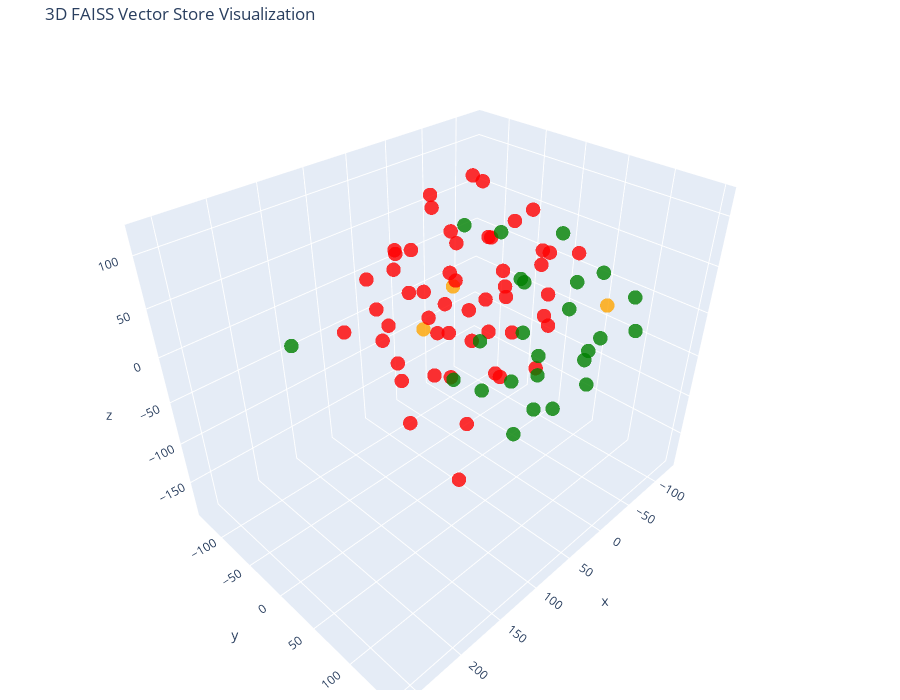

The notebook cell saved with this chart:
### Code cell
# Let's try 3D!

tsne = TSNE(n_components=3, random_state=42)
reduced_vectors = tsne.fit_transform(vectors)

# Create the 3D scatter plot
fig = go.Figure(data=[go.Scatter3d(
    x=reduced_vectors[:, 0],
    y=reduced_vectors[:, 1],
    z=reduced_vectors[:, 2],
    mode='markers',
    marker=dict(size=5, color=colors, opacity=0.8),
    text=[f"Type: {t}<br>Text: {d[:100]}..." for t, d in zip(doc_types, documents)],
    hoverinfo='text'
)])

fig.update_layout(
    title='3D FAISS Vector Store Visualization',
    scene=dict(xaxis_title='x', yaxis_title='y', zaxis_title='z'),
    width=900,
    height=700,
    margin=dict(r=20, b=10, l=10, t=40)
)

fig.show()

### Figure 1 — Plotly figure (JSON) as saved in the notebook; plotly's stock layout.template omitted (floating-point values rounded to 4 significant figures)
{"data": [{"hoverinfo": "text", "marker": {"color": ["orange", "orange", "orange", "red", "red", "red", "red", "red", "red", "red", "red", "red", "red", "red", "red", "red", "red", "red", "red", "red", "red", "red", "red", "red", "red", "red", "red", "red", "red", "red", "red", "red", "red", "red", "red", "red", "red", "red", "red", "red", "red", "red", "red", "red", "red", "red", "red", "red", "red", "red", "red", "red", "red", "red", "red", "green", "green", "green", "green", "green", "green", "green", "green", "green", "green", "green", "green", "green", "green", "green", "green", "green", "green", "green", "green", "green", "green", "green", "green", "green"], "opacity": 0.8, "size": 5}, "mode": "markers", "text": ["Type: company<br>Text: # About Insurellm\n\nInsurellm was founded by Avery Lancaster in 2015 as an insurance tech startup des...", "Type: company<br>Text: # Careers at Insurellm\n\nInsurellm is hiring! We are looking for talented software engineers, data sc...", "Type: company<br>Text: # Overview of Insurellm\n\nInsurellm is an innovative insurance tech firm with 200 employees across th...", "Type: contracts<br>Text: # Contract with Apex Reinsurance for Rellm: AI-Powered Enterprise Reinsurance Solution\n\n## Terms\n\n1....", "Type: contracts<br>Text: ## Renewal\n\n1. **Automatic Renewal**: This Agreement will automatically renew for successive one-yea...", "Type: contracts<br>Text: 2. **Seamless Integrations**: The architecture of Rellm allows for easy integration with existing sy...", "Type: contracts<br>Text: 1. **Technical Support**: Provider shall offer dedicated technical support to the Client via phone, ...", "Type: contracts<br>Text: **Insurellm, Inc.**  \n_____________________________  \nAuthorized Signature   \nDate: ________________...", "Type: contracts<br>Text: # Contract with Belvedere Insurance for Markellm\n\n## Terms\nThis Contract (\"Agreement\") is made and e...", "Type: contracts<br>Text: ## Renewal\n1. **Renewal Terms**: This Agreement may be renewed for additional one-year terms upon mu...", "Type: contracts<br>Text: ## Features\n1. **AI-Powered Matching**: Belvedere Insurance will benefit from Markellm's AI-powered ...", "Type: contracts<br>Text: ## Support\n1. **Technical Support**: Technical support will be available from 9 AM to 7 PM EST, Mond...", "Type: contracts<br>Text: **Belvedere Insurance**  \nSignature: ______________________  \nName: [Authorized Signatory]  \nTitle: ...", "Type: contracts<br>Text: # Contract with BrightWay Solutions for Markellm\n\n**Contract Date:** October 5, 2023  \n**Contract ID...", "Type: contracts<br>Text: 3. **Service Level Agreement (SLA):**  \n   Insurellm commits to a 99.9% uptime for the platform with...", "Type: contracts<br>Text: 2. **Real-Time Quote Availability:**  \n   Consumers sourced via BrightWay Solutions will receive rea...", "Type: contracts<br>Text: 3. **Training and Onboarding:**  \n   Insurellm agrees to provide one free training session on how to...", "Type: contracts<br>Text: # Contract with EverGuard Insurance for Rellm: AI-Powered Enterprise Reinsurance Solution\n\n**Contrac...", "Type: contracts<br>Text: 4. **Usage Rights**: EverGuard Insurance is granted a non-exclusive, non-transferable license to acc...", "Type: contracts<br>Text: 1. **Core Functionality**: Rellm provides EverGuard Insurance with advanced AI-driven analytics, sea...", "Type: contracts<br>Text: 1. **Customer Support**: Insurellm will provide EverGuard Insurance with 24/7 customer support, incl...", "Type: contracts<br>Text: ---\n\n**Signatures**  \n**For Insurellm**: __________________________  \n**Name**: John Smith  \n**Title...", "Type: contracts<br>Text: # Contract with GreenField Holdings for Markellm\n\n**Effective Date:** November 15, 2023  \n**Contract...", "Type: contracts<br>Text: ## Renewal\n1. **Automatic Renewal**: This contract will automatically renew for sequential one-year ...", "Type: contracts<br>Text: ## Features\n1. **AI-Powered Matching**: Access to advanced algorithms that connect GreenField Holdin...", "Type: contracts<br>Text: ## Support\n1. **Customer Support Access**: The Client will have access to dedicated support through ...", "Type: contracts<br>Text: **Signatures:**  \n_________________________                           _________________________  \n**...", "Type: contracts<br>Text: # Contract with Greenstone Insurance for Homellm\n\n---\n\n## Terms\n\n1. **Parties**: This Contract (\"Agr...", "Type: contracts<br>Text: 4. **Payment Terms**: \n   - The Customer shall pay an amount of $10,000 per month for the Standard T...", "Type: contracts<br>Text: ---\n\n## Features\n\n- **AI-Powered Risk Assessment**: Customer will have access to enhanced risk evalu...", "Type: contracts<br>Text: - **Customer Portal**: A dedicated portal will be provided, allowing the Customer's clients to manag...", "Type: contracts<br>Text: ______________________________  \n[Name], [Title]  \nDate: ______________________\n\n**For Greenstone In...", "Type: contracts<br>Text: # Contract with GreenValley Insurance for Homellm\n\n**Contract Date:** October 6, 2023  \n**Contract N...", "Type: contracts<br>Text: 4. **Confidentiality:** Both parties agree to maintain the confidentiality of proprietary informatio...", "Type: contracts<br>Text: 1. **AI-Powered Risk Assessment:** Access to advanced AI algorithms for real-time risk evaluations.\n...", "Type: contracts<br>Text: 3. **Regular Updates:** Insurellm will offer ongoing updates and enhancements to the Homellm platfor...", "Type: contracts<br>Text: # Contract with Pinnacle Insurance Co. for Homellm\n\n## Terms\nThis contract (\"Contract\") is entered i...", "Type: contracts<br>Text: ## Renewal\n1. **Renewal Terms**: At the end of the initial term, this Contract shall automatically r...", "Type: contracts<br>Text: ## Features\n1. **AI-Powered Risk Assessment**: Utilized for tailored underwriting decisions specific...", "Type: contracts<br>Text: ## Support\n1. **Technical Support**: Insurellm shall provide 24/7 technical support via an email and...", "Type: contracts<br>Text: # Contract with Roadway Insurance Inc. for Carllm\n\n---\n\n## Terms\n\n1. **Agreement Effective Date**: T...", "Type: contracts<br>Text: ---\n\n## Renewal\n\n1. **Automatic Renewal**: This agreement will automatically renew for an additional...", "Type: contracts<br>Text: ---\n\n## Features\n\n1. **Access to Core Features**: Roadway Insurance Inc. will have access to all Pro...", "Type: contracts<br>Text: ---\n\n## Support\n\n1. **Technical Support**: Roadway Insurance Inc. will receive priority technical su...", "Type: contracts<br>Text: # Contract with Stellar Insurance Co. for Rellm\n\n## Terms\nThis contract is made between **Insurellm*...", "Type: contracts<br>Text: ### Termination\nEither party may terminate this agreement with a **30-day written notice**. In the e...", "Type: contracts<br>Text: ## Features\nStellar Insurance Co. will receive access to the following features of the Rellm product...", "Type: contracts<br>Text: ## Support\nInsurellm provides Stellar Insurance Co. with the following support services:\n\n- **24/7 T...", "Type: contracts<br>Text: # Contract with TechDrive Insurance for Carllm\n\n**Contract Date:** October 1, 2024  \n**Contract Dura...", "Type: contracts<br>Text: ## Renewal\n\n1. **Automatic Renewal**: This contract shall automatically renew for additional one-yea...", "Type: contracts<br>Text: ## Support\n\n1. **Customer Support**: Insurellm will provide 24/7 customer support to TechDrive Insur...", "Type: contracts<br>Text: **TechDrive Insurance Representative:**  \nName: Sarah Johnson  \nTitle: Operations Director  \nDate: _...", "Type: contracts<br>Text: # Contract with Velocity Auto Solutions for Carllm\n\n**Contract Date:** October 1, 2023  \n**Contract ...", "Type: contracts<br>Text: ## Renewal\n\n1. **Automatic Renewal**: This contract will automatically renew for successive 12-month...", "Type: contracts<br>Text: ## Support\n\n1. **Customer Support**: Velocity Auto Solutions will have access to Insurellm’s custome...", "Type: employees<br>Text: # HR Record\n\n# Alex Chen\n\n## Summary\n- **Date of Birth:** March 15, 1990  \n- **Job Title:** Backend ...", "Type: employees<br>Text: ## Annual Performance History\n- **2020:**  \n  - Completed onboarding successfully.  \n  - Met expecta...", "Type: employees<br>Text: ## Compensation History\n- **2020:** Base Salary: $80,000  \n- **2021:** Base Salary Increase to $90,0...", "Type: employees<br>Text: Alex Chen continues to be a vital asset at Insurellm, contributing significantly to innovative backe...", "Type: employees<br>Text: # HR Record\n\n# Alex Harper\n\n## Summary\n- **Date of Birth**: March 15, 1993  \n- **Job Title**: Sales ...", "Type: employees<br>Text: ## Annual Performance History  \n- **2021**:  \n  - **Performance Rating**: 4.5/5  \n  - **Key Achievem...", "Type: employees<br>Text: - **2022**:  \n  - **Base Salary**: $65,000 (Promotion to Senior SDR)  \n  - **Bonus**: $13,000 (20% o...", "Type: employees<br>Text: # HR Record\n\n# Alex Thomson\n\n## Summary\n- **Date of Birth:** March 15, 1995  \n- **Job Title:** Sales...", "Type: employees<br>Text: ## Annual Performance History  \n- **2022** - Rated as \"Exceeds Expectations.\" Alex Thomson achieved ...", "Type: employees<br>Text: ## Other HR Notes\n- Alex Thomson is an active member of the Diversity and Inclusion committee at Ins...", "Type: employees<br>Text: # Avery Lancaster\n\n## Summary\n- **Date of Birth**: March 15, 1985  \n- **Job Title**: Co-Founder & Ch...", "Type: employees<br>Text: - **2010 - 2013**: Business Analyst at Edge Analytics  \n  Prior to joining Innovate, Avery worked as...", "Type: employees<br>Text: - **2018**: **Exceeds Expectations**  \n  Under Avery’s pivoted vision, Insurellm launched two new su...", "Type: employees<br>Text: - **2022**: **Satisfactory**  \n  Avery focused on rebuilding team dynamics and addressing employee c...", "Type: employees<br>Text: ## Compensation History\n- **2015**: $150,000 base salary + Significant equity stake  \n- **2016**: $1...", "Type: employees<br>Text: ## Other HR Notes\n- **Professional Development**: Avery has actively participated in leadership trai...", "Type: employees<br>Text: # HR Record\n\n# Emily Carter\n\n## Summary\n- **Date of Birth:** August 12, 1990  \n- **Job Title:** Acco...", "Type: employees<br>Text: - **2017-2019:** Marketing Intern  \n  - Assisted with market research and campaign development for s...", "Type: employees<br>Text: ## Compensation History\n| Year | Base Salary | Bonus         | Total Compensation |\n|------|--------...", "Type: employees<br>Text: Emily Carter exemplifies the kind of talent that drives Insurellm's success and is an invaluable ass...", "Type: employees<br>Text: # HR Record\n\n# Emily Tran\n\n## Summary\n- **Date of Birth:** March 18, 1991  \n- **Job Title:** Digital...", "Type: employees<br>Text: - **January 2017 - May 2018**: Marketing Intern  \n  - Supported the Marketing team by collaborating ...", "Type: employees<br>Text: - **2021**:  \n  - Performance Rating: Meets Expectations  \n  - Key Achievements: Contributed to the ...", "Type: employees<br>Text: - **Professional Development Goals**:  \n  - Emily Tran aims to become a Marketing Manager within the...", "Type: employees<br>Text: # HR Record\n\n# Jordan Blake\n\n## Summary\n- **Date of Birth:** March 15, 1993  \n- **Job Title:** Sales..."], "type": "scatter3d", "x": [-96.37, 53.29, 90.47, -98.02, 1.892, 6.254, -36.03, 51.0, 64.75, -94.41, 66.88, -98.63, -109.1, 105.1, 6.754, -0.5375, -34.83, 53.21, 13.83, 99.19, -38.05, -18.6, 97.34, 40.21, -12.89, -40.26, 41.27, -63.25, -72.66, 17.43, 97.83, 41.66, 20.32, 102.4, -7.945, -27.14, -41.64, -92.84, 30.61, -47.97, -109.8, -124.6, 45.32, -46.53, 95.53, 59.43, -6.171, -45.23, 98.48, 60.45, -46.37, -49.63, -71.05, 16.5, -3.898, 104.4, -60.24, -27.88, 57.05, -93.62, -25.8, -9.647, 18.91, 19.66, 1.616, 47.07, 13.62, 260.4, 57.3, -1.494, 0.1163, -27.43, -20.3, -43.79, 63.99, 58.7, 32.69, -50.11, 71.37, 39.2], "y": [73.29, 3.898, 3.609, -85.67, -133.7, -37.96, -17.88, -74.06, -75.08, -57.09, -103.0, -30.38, -6.289, -95.47, 2.275, 1.174, -9.101, 100.9, -94.61, -8.578, -55.88, -104.2, -25.87, -48.75, -36.29, 38.21, 13.08, 12.91, -77.69, -33.58, 38.09, -113.5, -50.39, 61.45, -52.36, -51.04, -6.693, 2.074, -48.21, -99.12, 23.91, -23.88, -9.147, -6.27, -27.58, -14.86, -84.55, -97.54, -51.33, -65.17, 28.59, -46.7, -43.43, -96.69, 16.06, 55.19, 123.1, 107.4, 41.88, -5.253, 114.0, 115.8, 79.64, 129.3, 67.52, 79.0, 23.94, 55.88, 20.67, 93.75, 38.47, 60.89, 150.9, 70.29, 52.11, 91.28, 68.65, 87.55, 92.25, 115.4], "z": [-11.18, 42.86, 13.71, 8.045, 11.14, 54.62, -110.7, -104.8, -29.28, -54.3, 13.19, 58.3, -76.34, -28.23, 9.078, -31.44, 2.185, 101.1, 29.61, -96.83, -86.64, -69.4, 65.23, 10.42, 117.6, -14.31, -119.1, 40.15, 82.86, -96.34, 57.5, -76.19, -47.24, -123.1, 2.515, -40.34, 72.2, -26.12, 107.9, 27.85, 24.29, 2.164, -16.73, -56.93, -36.59, -62.86, 72.47, -20.3, 14.31, 52.92, -85.43, 38.8, -7.036, -19.97, -81.3, -8.27, 33.67, 65.31, 3.187, -186.3, 1.453, -41.58, -13.13, 7.157, -50.08, -89.64, 89.59, 101.1, 109.7, 33.98, 43.23, 87.14, 28.61, 35.1, -43.23, 35.62, 64.51, -36.98, -8.115, -42.96]}], "layout": {"height": 700, "margin": {"b": 10, "l": 10, "r": 20, "t": 40}, "scene": {"xaxis": {"title": {"text": "x"}}, "yaxis": {"title": {"text": "y"}}, "zaxis": {"title": {"text": "z"}}}, "title": {"text": "3D FAISS Vector Store Visualization"}, "width": 900}}
